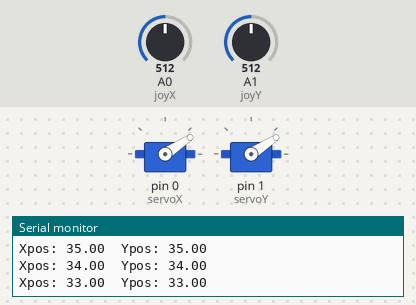
A sketch run on a simulated Arduino Uno, built with avr-gcc and run on an emulated ATmega328P. Parts: 2 × servo, the last lines printed to the serial monitor. Inputs (shaded band) come from the test bench; at power-on: A0 (joyX) = 512, A1 (joyY) = 512.

Above: at 1.2 s.
1.3 s: A0 (joyX) set to 532
3.4 s: A0 (joyX) set to 552
4.9 s: A1 (joyY) set to 930
6.4 s: A1 (joyY) set to 950
At 6.57 s:
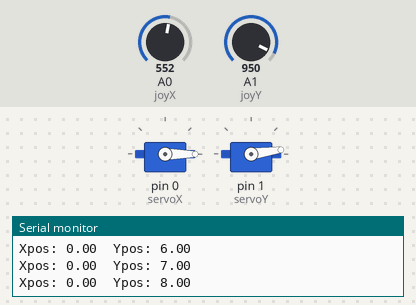
At 7.21 s:
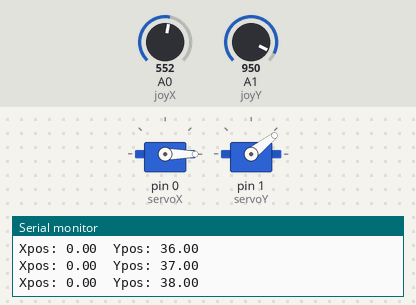
9.4 s: A0 (joyX) set to 922
At 9.71 s:
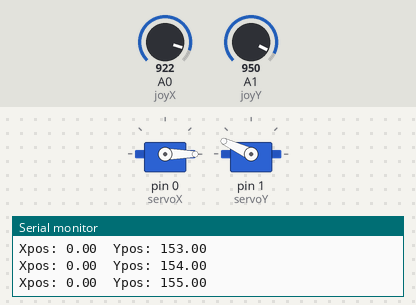
11.7 s: A0 (joyX) set to 948
At 11.86 s:
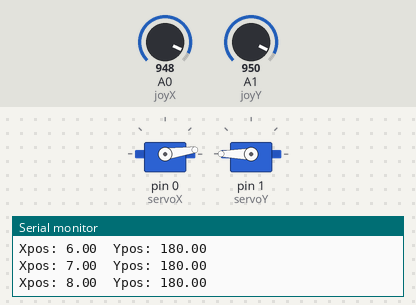
Timing chart, 0 to 15.7 s (numbered marks = the images above; inputs shaded):
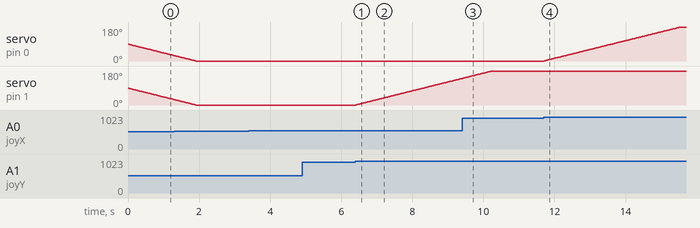

Measured:
- the behaviour switches between 940 and 941 on A1 (joyY) (found by bisection; images 0 and 1)
- the behaviour switches between 940 and 941 on A0 (joyX) (found by bisection; images 3 and 4)
- after the input at 6.4 s, servo on pin 1 (servoY): moves from 0° to 141° over 3.0 s, starting at once
- after the input at 11.7 s, servo on pin 0 (servoX): moves from 0° to 180° over 3.8 s, starting at once

The sketch:

joystick_servo_180_position_change.ino
```cpp
#include <Servo.h>

Servo servoX;
Servo servoY;

int joyX = A0;
int joyY = A1;

float servoXPos = 90;
float servoYPos = 90;

int center = 740;
int deadzone = 200;

void setup() {
  Serial.begin(115200);

  servoX.attach(0); // GP0
  servoY.attach(1); // GP1

  servoX.write(servoXPos);
  servoY.write(servoYPos);
}

void loop() {

  int x = analogRead(joyX);
  int y = analogRead(joyY);


  if (x > center + deadzone) {
    servoXPos += 1;
  }
  else if (x < center - deadzone){
    servoXPos-=1;
  }

  if (y > center + deadzone) {
    servoYPos += 1;
  }
  else if (y < center - deadzone){
    servoYPos-=1;
  }

  servoXPos = constrain(servoXPos, 0, 180);
  servoYPos = constrain(servoYPos, 0, 180);

  servoX.write(servoXPos);
  servoY.write(servoYPos);

  Serial.print("Xpos: ");
  Serial.print(servoXPos);
  Serial.print("  Ypos: ");
  Serial.println(servoYPos);

  delay(20);
}
```
